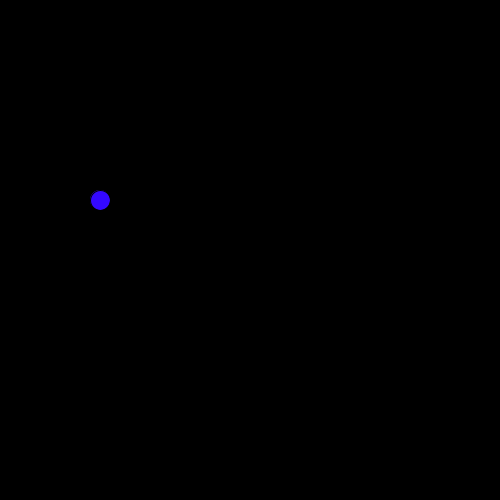
Frame 1 (no input)
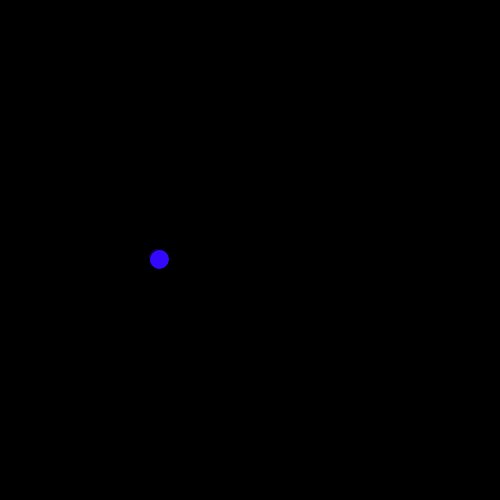
Frame 60 (the mouse pressed at the canvas centre just before this capture)
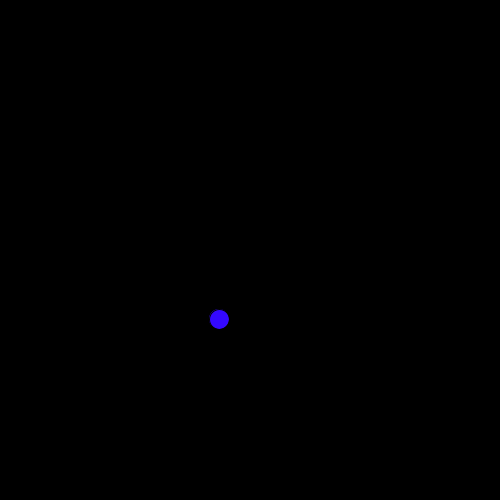
Frame 120 (the mouse held since frame 60 and released just before this capture)

The Processing sketch that drew these frames (run headless with seeded random() and noise(); from frame 60 on, the mouse is pressed at the canvas centre):

// Processing sketch: processing_83345
// ── processing_83345.pde

//Bouncing Ball, Aidan Fulkerson, 16/17 Mr. Simon Comp Prog 1 
Ball ball1= new Ball();
void setup()
{
  size(500, 500);
}
void draw()
{
  frameRate(250);
  background(0);
  ball1.show();
  ball1.bounce();
  ball1.move();
}
class Ball
{
  int x;
  int y;
  boolean up;
  boolean right;
  Ball()
  {
    x = 100;
    y = 200;
    up = false;
    right = true;
  }
  void move()
  {
    if (up == false)
    {
      y++;
    }
    else
    {
      y--;
    }
    if (right == false)
    {
      x--;
    }
    else
    {
      x++;
    }
  }
  void bounce()
  {
    if (x < 0)
    {
      right = true;
    }
    if (x >500)
    {
      right = false;
    }
    if (y < 0)
    {
      up = false;
    }
    if (y > 500)
    {
      up = true;
    }
  }
  void show()
  {
    fill(52, 8, 255);
    ellipse(x, y, 20, 20);
  }
}
